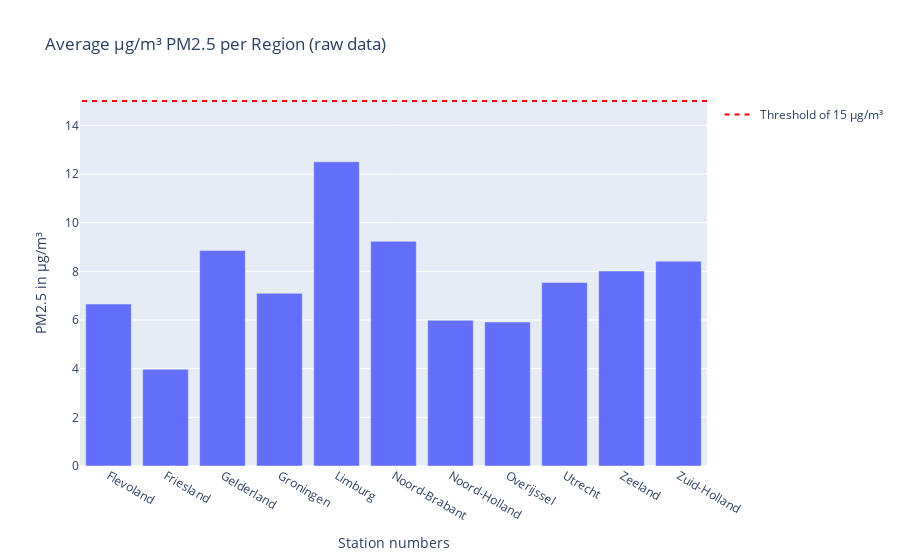

The notebook cell saved with this chart:
### Code cell
import plotly.express as px
import plotly.graph_objects as go

pv = ['Groningen', 'Friesland', 'Drenthe', 'Overijssel', 'Gelderland', 'Flevoland',
      'Utrecht', 'Noord-Holland', 'Zuid-Holland', 'Noord-Brabant', 'Limburg', 'Zeeland' ]

pv_meanpm25 = meanprovince_pm25_raw[meanprovince_pm25_raw['RegioS'].isin(pv)]
bar_avgpm25_raw = px.bar(meanprovince_pm25_raw, x='RegioS' , y= meanprovince_pm25_raw['value'], title='Average µg/m³ PM2.5 per Region (raw data)')
bar_avgpm25_raw.update_layout(yaxis_title='PM2.5 in µg/m³', xaxis_title= "Station numbers", barmode='group') 
#bar.add_shape(type='line', y0=40, y1=40, xref='paper', x0=0, x1=1, line_color='red')
bar_avgpm25_raw.add_shape(
    legendrank=1,
    showlegend=True,
    type="line",
    xref="paper",
    line=dict(dash="5px", color='red'),
    x0=1,
    x1=0,
    y0=15,
    y1=15,
    name='Threshold of 15 µg/m³'
)

bar_avgpm25_raw.show()

### Figure 1 — Plotly figure (JSON) as saved in the notebook; plotly's stock layout.template omitted (floating-point values rounded to 4 significant figures)
{"data": [{"alignmentgroup": "True", "hovertemplate": "RegioS=%{x}<br>value=%{y}<extra></extra>", "legendgroup": "", "marker": {"color": "#636efa", "pattern": {"shape": ""}}, "name": "", "offsetgroup": "", "orientation": "v", "showlegend": false, "textposition": "auto", "type": "bar", "x": ["Flevoland", "Friesland", "Gelderland", "Groningen", "Limburg", "Noord-Brabant", "Noord-Holland", "Overijssel", "Utrecht", "Zeeland", "Zuid-Holland"], "xaxis": "x", "y": [6.656, 3.974, 8.852, 7.097, 12.5, 9.233, 5.987, 5.916, 7.538, 8.012, 8.418], "yaxis": "y"}], "layout": {"barmode": "group", "legend": {"tracegroupgap": 0}, "shapes": [{"legendrank": 1, "line": {"color": "red", "dash": "5px"}, "name": "Threshold of 15 µg/m³", "showlegend": true, "type": "line", "x0": 1, "x1": 0, "xref": "paper", "y0": 15, "y1": 15}], "title": {"text": "Average µg/m³ PM2.5 per Region (raw data)"}, "xaxis": {"anchor": "y", "domain": [0, 1], "title": {"text": "Station numbers"}}, "yaxis": {"anchor": "x", "domain": [0, 1], "title": {"text": "PM2.5 in µg/m³"}}}}
